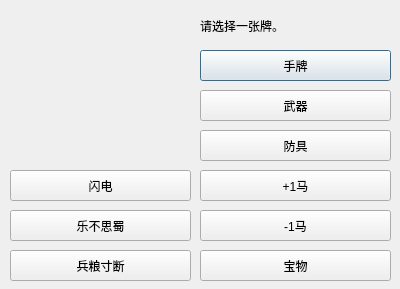
<?xml version="1.0" encoding="UTF-8"?>
<ui version="4.0">
 <class>DialogPlayerCard</class>
 <widget class="QDialog" name="DialogPlayerCard">
  <property name="geometry">
   <rect>
    <x>0</x>
    <y>0</y>
    <width>400</width>
    <height>289</height>
   </rect>
  </property>
  <property name="windowTitle">
   <string>选择牌</string>
  </property>
  <property name="modal">
   <bool>true</bool>
  </property>
  <widget class="QLabel" name="labelAvatar">
   <property name="geometry">
    <rect>
     <x>9</x>
     <y>11</y>
     <width>180</width>
     <height>152</height>
    </rect>
   </property>
   <property name="text">
    <string/>
   </property>
   <property name="pixmap">
    <pixmap>../../../fairsgsruntime/image/generals/avatar/7.png</pixmap>
   </property>
   <property name="scaledContents">
    <bool>true</bool>
   </property>
  </widget>
  <widget class="QPushButton" name="pushButtonHands">
   <property name="geometry">
    <rect>
     <x>200</x>
     <y>50</y>
     <width>191</width>
     <height>31</height>
    </rect>
   </property>
   <property name="text">
    <string>手牌</string>
   </property>
  </widget>
  <widget class="QPushButton" name="pushButtonWuQi">
   <property name="geometry">
    <rect>
     <x>200</x>
     <y>90</y>
     <width>191</width>
     <height>31</height>
    </rect>
   </property>
   <property name="text">
    <string>武器</string>
   </property>
  </widget>
  <widget class="QPushButton" name="pushButtonFangJu">
   <property name="geometry">
    <rect>
     <x>200</x>
     <y>130</y>
     <width>191</width>
     <height>31</height>
    </rect>
   </property>
   <property name="text">
    <string>防具</string>
   </property>
  </widget>
  <widget class="QPushButton" name="pushButtonJiaYi">
   <property name="geometry">
    <rect>
     <x>200</x>
     <y>170</y>
     <width>191</width>
     <height>31</height>
    </rect>
   </property>
   <property name="text">
    <string>+1马</string>
   </property>
  </widget>
  <widget class="QPushButton" name="pushButtonJianYi">
   <property name="geometry">
    <rect>
     <x>200</x>
     <y>210</y>
     <width>191</width>
     <height>31</height>
    </rect>
   </property>
   <property name="text">
    <string>-1马</string>
   </property>
  </widget>
  <widget class="QPushButton" name="pushButtonBaoWu">
   <property name="geometry">
    <rect>
     <x>200</x>
     <y>250</y>
     <width>191</width>
     <height>31</height>
    </rect>
   </property>
   <property name="text">
    <string>宝物</string>
   </property>
  </widget>
  <widget class="QPushButton" name="pushButtonShanDian">
   <property name="geometry">
    <rect>
     <x>10</x>
     <y>170</y>
     <width>181</width>
     <height>31</height>
    </rect>
   </property>
   <property name="text">
    <string>闪电</string>
   </property>
  </widget>
  <widget class="QPushButton" name="pushButtonLeBuSiShu">
   <property name="geometry">
    <rect>
     <x>10</x>
     <y>210</y>
     <width>181</width>
     <height>31</height>
    </rect>
   </property>
   <property name="text">
    <string>乐不思蜀</string>
   </property>
  </widget>
  <widget class="QPushButton" name="pushButtonBingLiangCunDuan">
   <property name="geometry">
    <rect>
     <x>10</x>
     <y>250</y>
     <width>181</width>
     <height>31</height>
    </rect>
   </property>
   <property name="text">
    <string>兵粮寸断</string>
   </property>
  </widget>
  <widget class="QLabel" name="label">
   <property name="geometry">
    <rect>
     <x>200</x>
     <y>10</y>
     <width>191</width>
     <height>31</height>
    </rect>
   </property>
   <property name="text">
    <string>请选择一张牌。</string>
   </property>
  </widget>
 </widget>
 <resources/>
 <connections/>
</ui>
